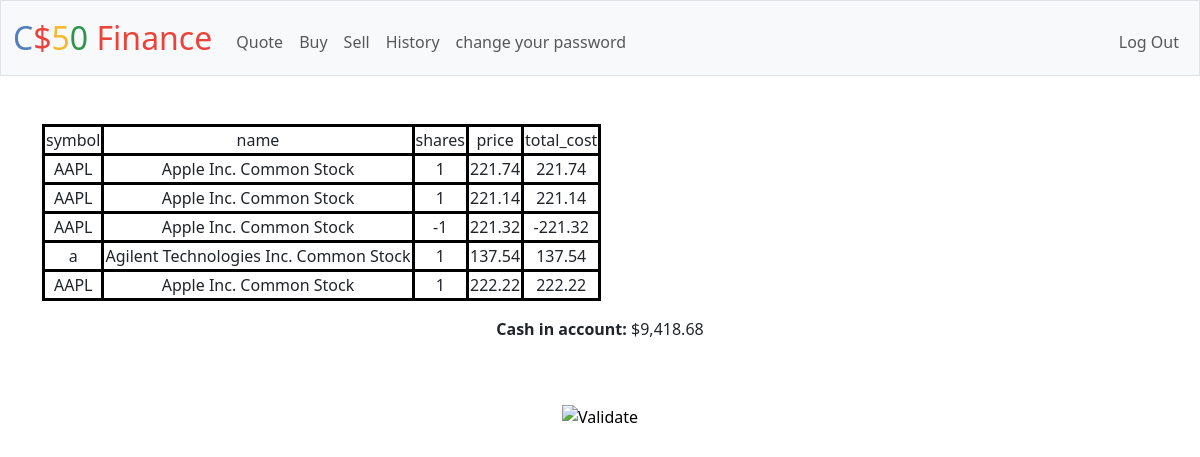
Page / (signed in) on the earlier database version.
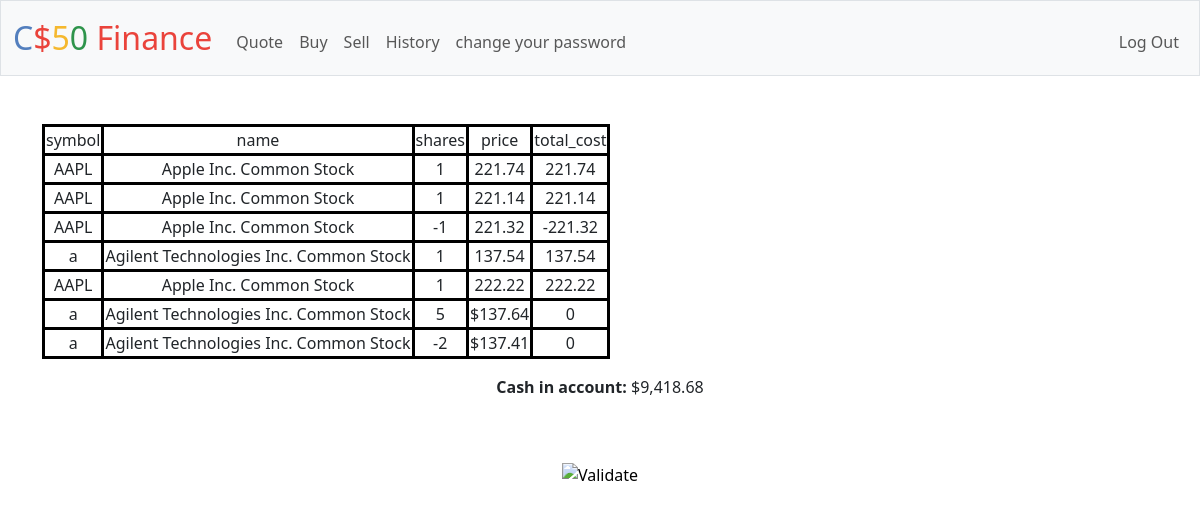
Same page on the later database version.
### tables this page shows
CREATE TABLE transactions (id INTEGER PRIMARY KEY AUTOINCREMENT NOT NULL,user_id INTEGER NOT NULL, stock_name TEXT NOT NULL, stock_symbol TEXT NOT NULL, price NUMERIC NOT NULL, time TIMESTAMP DEFAULT CURRENT_TIMESTAMP, shares INTEGER NOT NULL, status TEXT, FOREIGN KEY (user_id) REFERENCES users (id));

### app.py (the view)
@app.route("/")
@login_required
def index():
    user_id = session["user_id"]
    rows = db.execute("SELECT stock_symbol, stock_name, shares, price, shares * price AS total_cost FROM transactions WHERE user_id = ?", user_id)
    current_cash = usd(db.execute("SELECT cash FROM users WHERE id = ?", user_id)[0]["cash"])
    return render_template("index.html", rows=rows, current_cash=current_cash)

### app.py (called while the page is built)
@app.after_request
def after_request(response):
    response.headers["Cache-Control"] = "no-cache, no-store, must-revalidate"
    response.headers["Expires"] = 0
    response.headers["Pragma"] = "no-cache"
    return response

### helpers.py (called while the page is built)
def login_required(f):
    @wraps(f)
    def decorated_function(*args, **kwargs):
        if session.get("user_id") is None:
            return redirect("/login")
        return f(*args, **kwargs)
    return decorated_function

def usd(value):
    return f"${value:,.2f}"

### templates/index.html (shortened to what this page needs)
{% extends "layout.html" %}
{% block main %}
    <table>
        <tr>
            <td>symbol</td>
            <td>name</td>
            <td>shares</td>
            <td>price</td>
            <td>total_cost</td>
        </tr>
        <tr>
        {% for row in rows %}
            <td>{{row.stock_symbol}}</td>
            <td>{{row.stock_name}}</td>
            <td>{{row.shares}}</td>
            <td>{{row.price}}</td>
            <td>{{row.total_cost}}</td>
        </tr>
        {% endfor %}
    </table>
    <p><div><b>Cash in account: </b>{{current_cash}}</div></p>
{% endblock %}

### templates/layout.html (shortened to what this page needs)
<!DOCTYPE html>
<html lang="en">
    <head>
        <link href="https://cdn.jsdelivr.net/npm/bootstrap@5.3.3/dist/css/bootstrap.min.css" rel="stylesheet">
        <link href="/static/styles.css" rel="stylesheet">
    </head>
    <body>
        <nav class="bg-light border navbar navbar-expand-md navbar-light">
            <div class="container-fluid">
                <a class="navbar-brand" href="/"><span class="blue">C</span><span class="red">$</span><span class="yellow">5</span><span class="green">0</span> <span class="red">Finance</span></a>
                <div class="collapse navbar-collapse" id="navbar">
                    {% if session["user_id"] %}
                        <ul class="navbar-nav me-auto mt-2">
                            <li class="nav-item"><a class="nav-link" href="/quote">Quote</a></li>
                            <li class="nav-item"><a class="nav-link" href="/buy">Buy</a></li>
                            <li class="nav-item"><a class="nav-link" href="/sell">Sell</a></li>
                            <li class="nav-item"><a class="nav-link" href="/history">History</a></li>
                            <li class="nav-item"><a class="nav-link" href="/change_password">change your password</a></li>
                        </ul>
                        <ul class="navbar-nav ms-auto mt-2">
                            <li class="nav-item"><a class="nav-link" href="/logout">Log Out</a></li>
                        </ul>
                    {% else %}
                        <ul class="navbar-nav ms-auto mt-2">
                            <li class="nav-item"><a class="nav-link" href="/register">Register</a></li>
                            <li class="nav-item"><a class="nav-link" href="/login">Log In</a></li>
                        </ul>
                    {% endif %}
                </div>
            </div>
        </nav>
        <main class="container py-5 text-center">
            {% block main %}{% endblock %}
        </main>
        <footer class="mb-5">
            <form action="https://validator.w3.org/check" class="text-center" enctype="multipart/form-data" method="post" target="_blank">
                <input alt="Validate" src="/static/I_heart_validator.png" type="image">
            </form>
        </footer>
    </body>
</html>

### static/styles.css (style rules this page uses)
nav .navbar-brand { font-size: xx-large; }
nav .navbar-brand .blue { color: #537fbe; }
nav .navbar-brand .red { color: #ea433b; }
nav .navbar-brand .yellow { color: #f5b82e; }
nav .navbar-brand .green { color: #2e944b; }
table { border: solid black; }
tr { border: solid black; }
td { border: solid black; }

Differences in the rows shown:
added transactions: stock_symbol "a", stock_name "Agilent Technologies Inc. Common Stock", shares "5", price "$137.64", total_cost "0"
added transactions: stock_symbol "a", stock_name "Agilent Technologies Inc. Common Stock", shares "-2", price "$137.41", total_cost "0"
